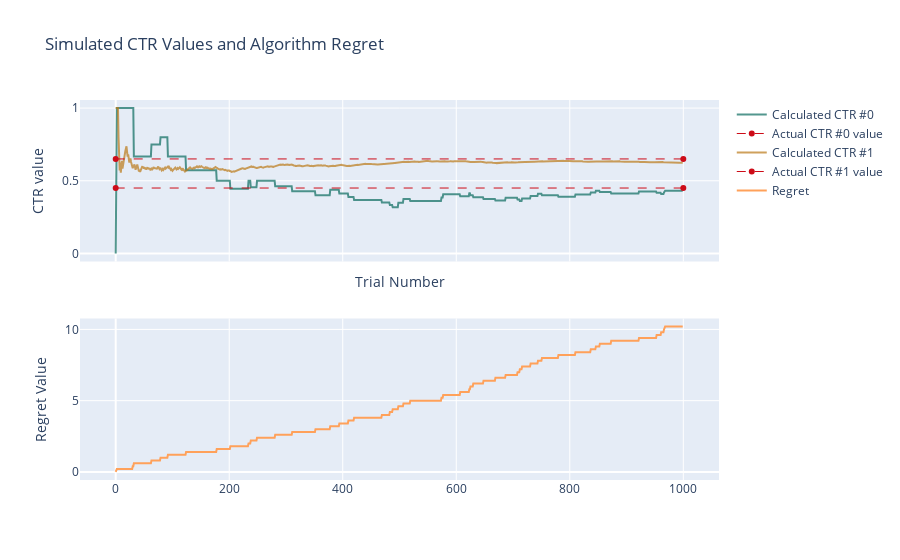

The cell this chart's notebook holds for it:
### Code cell
algorithm_performance()

### Figure 1 — Plotly figure (JSON) as saved in the notebook; plotly's stock layout.template omitted (floating-point values rounded to 4 significant figures; data arrays with more than 128 entries replaced by an {"elided": "..."} marker saying what was removed)
{"data": [{"line": {"color": "rgba(10, 108, 94, .7)", "width": 2}, "name": "Calculated CTR #0", "type": "scatter", "x": {"elided": "1000 int values"}, "xaxis": "x", "y": {"elided": "1000 float values"}, "yaxis": "y"}, {"line": {"color": "rgb(205, 12, 24)", "dash": "dash", "width": 1}, "name": "Actual CTR #0 value", "type": "scatter", "x": [0, 1000], "xaxis": "x", "y": [0.45, 0.45], "yaxis": "y"}, {"line": {"color": "rgba(187, 121, 24, .7)", "width": 2}, "name": "Calculated CTR #1", "type": "scatter", "x": {"elided": "1000 int values"}, "xaxis": "x", "y": {"elided": "1000 float values"}, "yaxis": "y"}, {"line": {"color": "rgb(205, 12, 24)", "dash": "dash", "width": 1}, "name": "Actual CTR #1 value", "type": "scatter", "x": [0, 1000], "xaxis": "x", "y": [0.65, 0.65], "yaxis": "y"}, {"name": "Regret", "type": "scatter", "x": {"elided": "1000 int values"}, "xaxis": "x2", "y": {"elided": "1000 float values"}, "yaxis": "y2"}], "layout": {"title": {"text": "Simulated CTR Values and Algorithm Regret"}, "xaxis": {"anchor": "y", "domain": [0, 1], "matches": "x2", "showticklabels": false, "title": {"text": "Trial Number"}}, "xaxis2": {"anchor": "y2", "domain": [0, 1]}, "yaxis": {"anchor": "x", "domain": [0.575, 1], "title": {"text": "CTR value"}}, "yaxis2": {"anchor": "x2", "domain": [0, 0.425], "title": {"text": "Regret Value"}}}}
